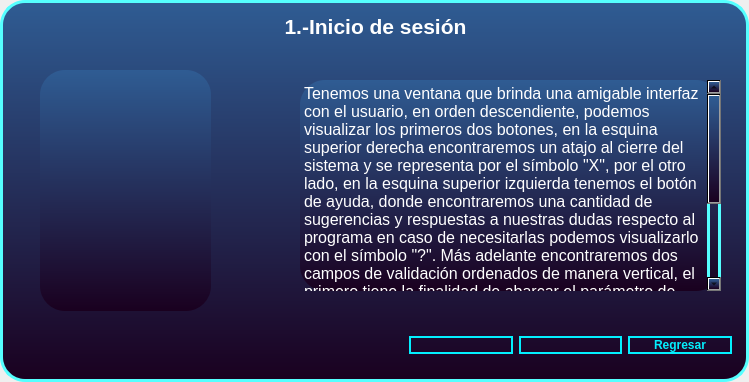
<?xml version="1.0" encoding="UTF-8"?>
<ui version="4.0">
 <class>Form</class>
 <widget class="QWidget" name="Form">
  <property name="geometry">
   <rect>
    <x>0</x>
    <y>0</y>
    <width>749</width>
    <height>382</height>
   </rect>
  </property>
  <property name="minimumSize">
   <size>
    <width>749</width>
    <height>382</height>
   </size>
  </property>
  <property name="maximumSize">
   <size>
    <width>749</width>
    <height>382</height>
   </size>
  </property>
  <property name="windowTitle">
   <string>Form</string>
  </property>
  <layout class="QHBoxLayout" name="horizontalLayout">
   <property name="spacing">
    <number>0</number>
   </property>
   <property name="leftMargin">
    <number>0</number>
   </property>
   <property name="topMargin">
    <number>0</number>
   </property>
   <property name="rightMargin">
    <number>0</number>
   </property>
   <property name="bottomMargin">
    <number>0</number>
   </property>
   <item>
    <widget class="QFrame" name="frame">
     <property name="minimumSize">
      <size>
       <width>749</width>
       <height>382</height>
      </size>
     </property>
     <property name="maximumSize">
      <size>
       <width>749</width>
       <height>382</height>
      </size>
     </property>
     <property name="styleSheet">
      <string notr="true">background-color: qlineargradient(spread:pad, x1:0, y1:0, x2:0, y2:1, stop:0 rgba(47, 92, 147, 255), stop:1 rgba(26, 0, 31, 255));
border-style: solid;
border-width: 3px;
border-color: rgb(85, 255, 255);
border-radius: 25;</string>
     </property>
     <property name="frameShape">
      <enum>QFrame::StyledPanel</enum>
     </property>
     <property name="frameShadow">
      <enum>QFrame::Raised</enum>
     </property>
     <widget class="QLabel" name="label">
      <property name="geometry">
       <rect>
        <x>40</x>
        <y>70</y>
        <width>171</width>
        <height>241</height>
       </rect>
      </property>
      <property name="styleSheet">
       <string notr="true">border: none;</string>
      </property>
      <property name="text">
       <string/>
      </property>
      <property name="pixmap">
       <pixmap>../../Documents/1 mdv.png</pixmap>
      </property>
      <property name="scaledContents">
       <bool>true</bool>
      </property>
     </widget>
     <widget class="QTextBrowser" name="textBrowser">
      <property name="geometry">
       <rect>
        <x>0</x>
        <y>10</y>
        <width>751</width>
        <height>41</height>
       </rect>
      </property>
      <property name="styleSheet">
       <string notr="true">background-color: rgb(0,0,0,0);
border: none;</string>
      </property>
      <property name="html">
       <string>&lt;!DOCTYPE HTML PUBLIC &quot;-//W3C//DTD HTML 4.0//EN&quot; &quot;http://www.w3.org/TR/REC-html40/strict.dtd&quot;&gt;
&lt;html&gt;&lt;head&gt;&lt;meta name=&quot;qrichtext&quot; content=&quot;1&quot; /&gt;&lt;style type=&quot;text/css&quot;&gt;
p, li { white-space: pre-wrap; }
&lt;/style&gt;&lt;/head&gt;&lt;body style=&quot; font-family:'MS Shell Dlg 2'; font-size:8.25pt; font-weight:400; font-style:normal;&quot;&gt;
&lt;p align=&quot;center&quot; style=&quot; margin-top:0px; margin-bottom:0px; margin-left:0px; margin-right:0px; -qt-block-indent:0; text-indent:0px;&quot;&gt;&lt;span style=&quot; font-size:16pt; font-weight:600; color:#ffffff;&quot;&gt;1.-Inicio de sesión&lt;/span&gt;&lt;/p&gt;&lt;/body&gt;&lt;/html&gt;</string>
      </property>
     </widget>
     <widget class="QTextBrowser" name="textBrowser_2">
      <property name="geometry">
       <rect>
        <x>300</x>
        <y>80</y>
        <width>421</width>
        <height>211</height>
       </rect>
      </property>
      <property name="font">
       <font>
        <pointsize>10</pointsize>
       </font>
      </property>
      <property name="styleSheet">
       <string notr="true">color: white;
border: none;</string>
      </property>
      <property name="html">
       <string>&lt;!DOCTYPE HTML PUBLIC &quot;-//W3C//DTD HTML 4.0//EN&quot; &quot;http://www.w3.org/TR/REC-html40/strict.dtd&quot;&gt;
&lt;html&gt;&lt;head&gt;&lt;meta name=&quot;qrichtext&quot; content=&quot;1&quot; /&gt;&lt;style type=&quot;text/css&quot;&gt;
p, li { white-space: pre-wrap; }
&lt;/style&gt;&lt;/head&gt;&lt;body style=&quot; font-family:'MS Shell Dlg 2'; font-size:10pt; font-weight:400; font-style:normal;&quot;&gt;
&lt;p style=&quot; margin-top:0px; margin-bottom:0px; margin-left:0px; margin-right:0px; -qt-block-indent:0; text-indent:0px;&quot;&gt;&lt;span style=&quot; font-size:12pt;&quot;&gt;Tenemos una ventana que brinda una amigable interfaz con el usuario, en orden descendiente, podemos visualizar los primeros dos botones, en la esquina superior derecha encontraremos un atajo al cierre del sistema y se representa por el símbolo &amp;quot;X&amp;quot;, por el otro lado, en la esquina superior izquierda tenemos el botón de ayuda, donde encontraremos una cantidad de sugerencias y respuestas a nuestras dudas respecto al programa en caso de necesitarlas podemos visualizarlo con el símbolo &amp;quot;?&amp;quot;. Más adelante encontraremos dos campos de validación ordenados de manera vertical, el primero tiene la finalidad de abarcar el parámetro de usuario y el segundo el de contraseña, finalmente, los datos que llenan los campos de texto son sometidos a una validación para poder acceder a las demás funciones del sistema en caso de que estos sean llenados de manera correcta,y esta se logra con el botón denominado &amp;quot;Iniciar sesión&amp;quot;, localizado al final de la ventana.&lt;/span&gt;&lt;/p&gt;&lt;/body&gt;&lt;/html&gt;</string>
      </property>
     </widget>
     <widget class="QFrame" name="frame_2">
      <property name="geometry">
       <rect>
        <x>400</x>
        <y>320</y>
        <width>341</width>
        <height>51</height>
       </rect>
      </property>
      <property name="styleSheet">
       <string notr="true">QPushButton{
border-color: rgba(3, 239, 254, 1);
border-style: solid;
border-radius: 10;
border-width: 2px;
background-color: rgba(170, 169, 162, 0);
font:75 9pt &quot;Myanmar Text&quot;;
font: bold;
color: rgb(3,239,254);
}

QPushButton:hover{
background-color:rgba(3, 239, 254, 0.4);
font:75 10pt &quot;Myanmar Text&quot;;
font: bold;
color: rgb(3,239,254);
}
QFrame{
background-color: rgba(170, 169, 162, 0);
border: none;
}</string>
      </property>
      <property name="frameShape">
       <enum>QFrame::StyledPanel</enum>
      </property>
      <property name="frameShadow">
       <enum>QFrame::Raised</enum>
      </property>
      <layout class="QHBoxLayout" name="horizontalLayout_2">
       <item>
        <widget class="QPushButton" name="btn_anterior">
         <property name="text">
          <string/>
         </property>
         <property name="icon">
          <iconset>
           <normaloff>../../Downloads/flecha-izquierda.png</normaloff>../../Downloads/flecha-izquierda.png</iconset>
         </property>
         <property name="iconSize">
          <size>
           <width>20</width>
           <height>20</height>
          </size>
         </property>
        </widget>
       </item>
       <item>
        <widget class="QPushButton" name="btn_siguiente">
         <property name="text">
          <string/>
         </property>
         <property name="icon">
          <iconset>
           <normaloff>../../Downloads/flecha-correcta.png</normaloff>../../Downloads/flecha-correcta.png</iconset>
         </property>
         <property name="iconSize">
          <size>
           <width>20</width>
           <height>20</height>
          </size>
         </property>
        </widget>
       </item>
       <item>
        <widget class="QPushButton" name="btn_salirManual">
         <property name="text">
          <string>Regresar</string>
         </property>
         <property name="icon">
          <iconset>
           <normaloff>../../Downloads/regresar.png</normaloff>../../Downloads/regresar.png</iconset>
         </property>
        </widget>
       </item>
      </layout>
     </widget>
    </widget>
   </item>
  </layout>
 </widget>
 <resources/>
 <connections/>
</ui>
